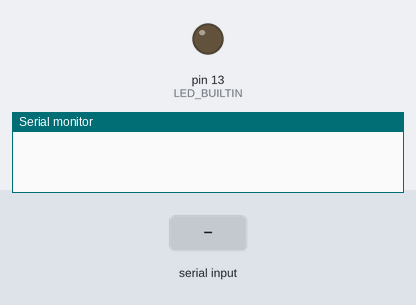
The sketch below on a simulated Arduino Uno, built with avr-gcc and run on an emulated ATmega328P. On the bench: output pins drawn as LEDs (lit = HIGH), the last lines printed to the serial monitor. The inputs (shaded band) are chosen by the test bench.

Above: at 1.2 s.
1.3 s: "on\n" received over Serial
At 2.2 s:
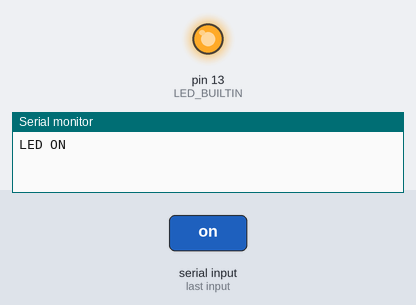
2.8 s: "off\n" received over Serial
At 3.4 s:
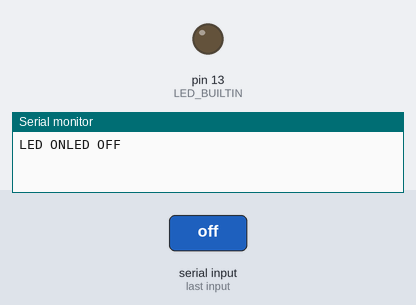
Timing chart, 0 to 5.8 s (numbered marks = the images above; inputs shaded):
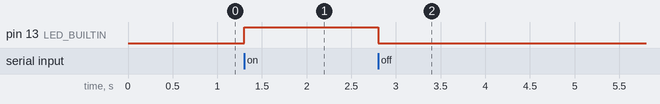

Measured:
- after the input at 1.3 s, pin 13 (LED_BUILTIN): LOW → HIGH at once
- after the input at 2.8 s, pin 13 (LED_BUILTIN): HIGH → LOW at once

The sketch:

com11.ino
```cpp
String InBytes;

void setup() {
  // put your setup code here, to run once:
  Serial.begin(9600);
  pinMode(LED_BUILTIN,OUTPUT);
}

void loop() {
  // put your main code here, to run repeatedly:
  if (Serial.available()>0){
    InBytes = Serial.readStringUntil('\n');
    if(InBytes == "on"){
      digitalWrite(LED_BUILTIN, HIGH);
      Serial.write("LED ON");
    }
    else if(InBytes == "off"){
      digitalWrite(LED_BUILTIN, LOW);
      Serial.write("LED OFF");
    }
    else{
      Serial.write("Invalid");
    }
  }

}
```
